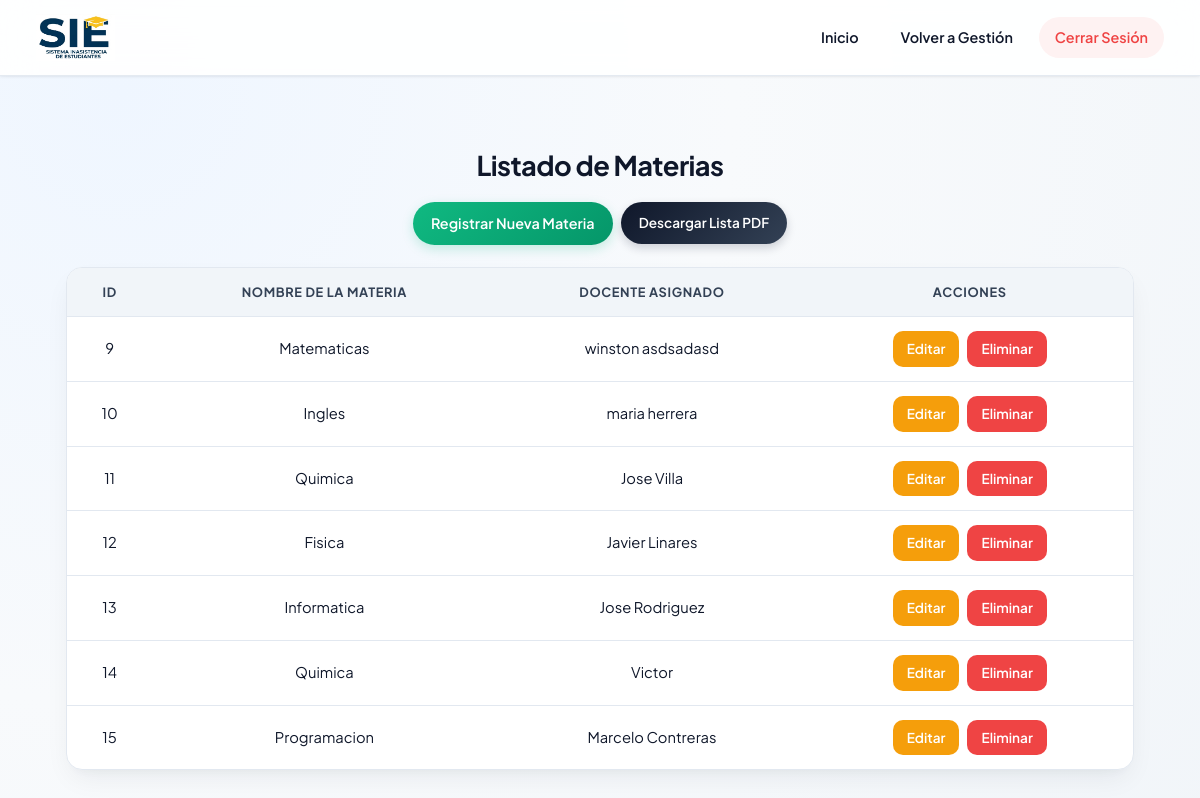
/visual/materias.php (signed in), run on the app's committed database.
### tables this page shows
CREATE TABLE `materias` (
  `id_materia` int(11) NOT NULL AUTO_INCREMENT,
  `nombre_materia` varchar(50) NOT NULL,
  `id_docente` int(11) NOT NULL,
  PRIMARY KEY (`id_materia`),
  KEY `fk_materias_docente` (`id_docente`),
  CONSTRAINT `fk_materias_docente` FOREIGN KEY (`id_docente`) REFERENCES `docentes` (`id_docente`) ON UPDATE CASCADE
);

CREATE TABLE `docentes` (
  `id_docente` int(11) NOT NULL AUTO_INCREMENT,
  `nombre` varchar(100) NOT NULL,
  `apellido` varchar(100) NOT NULL,
  `cedula` varchar(20) NOT NULL,
  `correo` varchar(50) NOT NULL,
  `telefono` varchar(20) NOT NULL,
  `id_institucion` int(11) NOT NULL,
  PRIMARY KEY (`id_docente`),
  KEY `fk_docentes_institucion` (`id_institucion`),
  CONSTRAINT `fk_docentes_institucion` FOREIGN KEY (`id_institucion`) REFERENCES `instituciones` (`id_institucion`) ON UPDATE CASCADE
);

### visual/materias.php (the view, shortened to what this page needs)
<?php
require_once __DIR__ . '/../config/conexion.php';
$query = "SELECT m.*, d.nombre AS nombre_docente, d.apellido AS apellido_docente
          FROM materias m
          LEFT JOIN docentes d ON m.id_docente = d.id_docente
          ORDER BY m.id_materia";
$resultado = $conn->query($query);
?>
<!DOCTYPE html>
<html lang="es">
<head>
    <link rel="stylesheet" href="../css/estilos.css">
</head>
<body>
    <header class="header-fijo">
        <div class="logo">
            <img src="logo.png" alt="Logo">
        </div>
        <nav>
            <ul>
                <li><a href="../api/dashboard.php">Inicio</a></li>
                <li><a href="gestionar.php">Volver a Gestión</a></li>
                <li><a href="../api/logout.php">Cerrar Sesión</a></li>
            </ul>
        </nav>
    </header>
    <main style="margin-top: 120px; text-align: center;">
        <h2>Listado de Materias</h2>
        <div class="acciones-container" style="margin: 14px 0 22px 0;">
            <a href="formulario_mate.php" class="btn-nuevo" style="margin: 0;">Registrar Nueva Materia</a>
            <a href="../api/generar_pdf.php?tipo=listado_general&modulo=materias" class="btn-pdf" style="padding: 10px 18px; border-radius: 999px;">Descargar Lista PDF</a>
        </div>
        <table>
            <tr>
                <th>ID</th>
                <th>Nombre de la Materia</th>
                <th>Docente Asignado</th>
                <th>Acciones</th>
            </tr>
            <?php
            if ($resultado && $resultado->num_rows > 0) {
                while ($row = $resultado->fetch_assoc()) {
                    $docente_completo = (!empty($row['nombre_docente'])) ? trim($row['nombre_docente'] . ' ' . $row['apellido_docente']) : 'Sin asignar';
            ?>
            <tr>
                <td><?php echo (int) $row['id_materia']; ?></td>
                <td><?php echo htmlspecialchars($row['nombre_materia']); ?></td>
                <td><?php echo htmlspecialchars($docente_completo); ?></td>
                <td>
                    <div class="acciones-container">
                        <a href="editar_materia.php?id=<?php echo (int) $row['id_materia']; ?>" class="btn-editar">Editar</a>
                        <a href="../api/eliminar.php?tabla=materias&id=<?php echo (int) $row['id_materia']; ?>"
                           class="btn-eliminar"
                           onclick="return confirm('¿Estás seguro de que deseas eliminar esta materia?');">
                           Eliminar
                        </a>
                    </div>
                </td>
            </tr>
            <?php
                }
            } else {
                echo "<tr><td colspan='4'>No hay materias registradas.</td></tr>";
            }
            ?>
        </table>
    </main>
</body>
</html>

### css/estilos.css (style rules this page uses)
:root { --primary: #2563eb; --primary-hover: #1d4ed8; --primary-soft: #eff6ff; --secondary: #0f172a; --success: #10b981; --success-hover: #059669; --success-soft: #ecfdf5; --warning: #f59e0b; --warning-hover: #d97706; --warning-soft: #fffbeb; --danger: #ef4444; --danger-hover: #dc2626; --danger-soft: #fef2f2; --bg-main: #f8fafc; --bg-gradient: radial-gradient(circle at 10% 10%, #eff6ff 0%, #f8fafc 45%, #f1f5f9 100%); --surface: #ffffff; --text-main: #0f172a; --text-muted: #64748b; --border-color: #e2e8f0; --radius-sm: 10px; --radius-md: 16px; --radius-lg: 22px; --shadow-sm: 0 1px 3px rgba(15, 23, 42, 0.05), 0 1px 2px rgba(15, 23, 42, 0.03); --shadow-md: 0 12px 28px -6px rgba(15, 23, 42, 0.07), 0 8px 12px -6px rgba(15, 23, 42, 0.04); --shadow-lg: 0 22px 40px -12px rgba(37, 99, 235, 0.16), 0 12px 18px -6px rgba(15, 23, 42, 0.05); }
* { box-sizing: border-box; }
html { scroll-behavior: smooth; }
body { font-family: 'Plus Jakarta Sans', 'Segoe UI', system-ui, -apple-system, sans-serif; background: var(--bg-gradient); background-attachment: fixed; color: var(--text-main); margin: 0; padding: 0; line-height: 1.6; min-height: 100vh; -webkit-font-smoothing: antialiased; }
.header-fijo { position: fixed; top: 0; left: 0; width: 100%; height: 76px; display: flex; justify-content: space-between; align-items: center; gap: 20px; background: rgba(255, 255, 255, 0.9); backdrop-filter: blur(16px); -webkit-backdrop-filter: blur(16px); padding: 10px 36px; border-bottom: 1px solid rgba(226, 232, 240, 0.9); box-shadow: var(--shadow-sm); z-index: 1000; }
.logo { display: flex; align-items: center; gap: 12px; }
.logo img { height: 48px; width: auto; object-fit: contain; transition: transform 0.2s ease; }
nav { display: flex; justify-content: flex-end; align-items: center; gap: 10px; }
nav ul { display: flex; align-items: center; list-style: none; margin: 0; padding: 0; gap: 10px; }
nav ul li { margin: 0; }
nav ul li a, nav > a { text-decoration: none; color: var(--text-main); font-weight: 600; font-size: 0.9rem; padding: 9px 16px; border-radius: 999px; transition: all 0.2s ease; display: inline-flex; align-items: center; gap: 6px; }
nav ul li a[href*="logout.php"], nav > a[href*="iniciar_sesion"], nav > a[href*="login_profesor"] { background: var(--primary-soft); color: var(--primary); }
nav ul li a[href*="logout.php"] { background: var(--danger-soft); color: var(--danger) !important; }
main, .form { margin-top: 108px; padding: 24px 20px 60px; text-align: center; }
h1, h2, h3 { color: var(--secondary); font-weight: 700; letter-spacing: -0.02em; }
h2 { font-size: 1.7rem; margin: 0 auto 12px auto; display: block; width: auto; }
.btn-nuevo, .btn-asistencia { display: inline-flex; align-items: center; gap: 6px; margin: 14px 0 22px 0; background: linear-gradient(135deg, var(--success) 0%, var(--success-hover) 100%); color: #ffffff; padding: 10px 18px; text-decoration: none; border-radius: 999px; font-weight: 600; font-size: 0.9rem; box-shadow: 0 4px 12px rgba(16, 185, 129, 0.22); transition: all 0.2s ease; }
.btn-editar, .btn-eliminar, .btn-ver, .btn-volver, .btn-limpiar, .btn-pdf { display: inline-flex; align-items: center; justify-content: center; gap: 6px; padding: 7px 14px; border-radius: var(--radius-sm); font-size: 0.85rem; font-weight: 600; text-decoration: none; color: #ffffff; transition: all 0.2s ease; }
.btn-pdf { background: linear-gradient(135deg, #0f172a 0%, #334155 100%); color: #ffffff; box-shadow: 0 4px 10px rgba(15, 23, 42, 0.18); }
.btn-editar { background-color: var(--warning); color: #ffffff; }
.btn-eliminar { background-color: var(--danger); color: #ffffff; }
.acciones-container { display: flex; justify-content: center; align-items: center; gap: 8px; }
table { width: 92%; max-width: 1100px; margin: 16px auto 30px auto; border-collapse: separate; border-spacing: 0; background: var(--surface); border-radius: var(--radius-md); overflow: hidden; box-shadow: var(--shadow-md); border: 1px solid var(--border-color); font-size: 0.92rem; }
th, td { padding: 14px 16px; text-align: center; border-bottom: 1px solid var(--border-color); }
th { background: #f1f5f9; color: #334155; font-weight: 700; font-size: 0.8rem; text-transform: uppercase; letter-spacing: 0.05em; }
tr:last-child td { border-bottom: none; }
tbody tr { transition: background-color 0.15s ease; }

### data on the page
materias: id_materia "9", nombre_materia "Matematicas", id_docente.apellido "winston asdsadasd"
materias: id_materia "10", nombre_materia "Ingles", id_docente.apellido "maria herrera"
materias: id_materia "11", nombre_materia "Quimica", id_docente.nombre "Jose Villa"
materias: id_materia "12", nombre_materia "Fisica", id_docente.apellido "Javier Linares"
materias: id_materia "13", nombre_materia "Informatica", id_docente.apellido "Jose Rodriguez"
materias: id_materia "14", nombre_materia "Quimica", id_docente.nombre "Victor"
materias: id_materia "15", nombre_materia "Programacion", id_docente.apellido "Marcelo Contreras"
